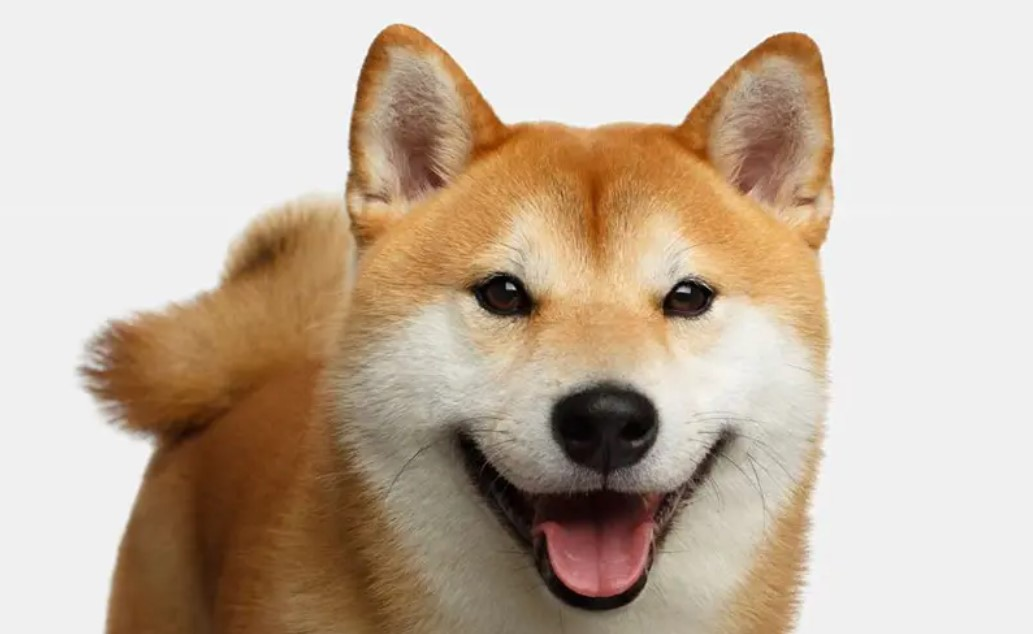
#> input picture lesson/111.jpg, 1033 x 634 px
$ python 'lesson1读取处理图片视频.py'
#> lines starting #> are read from the running program, lines starting #| are printed output that depends on the picture; after the words box and inside, x2 and y2 are one past the last pixel; in counts of white or black regions, pixels touching at a corner belong together
import cv2 as cv2
import numpy as np
import mtools

# 读取图片
img = cv2.imread("111.jpg")
#> img is the input picture: shape (634, 1033, 3); mean B, G, R 162.4, 180.1, 197.3

# 修改尺寸，2种方法
# img = cv2.resize(img, (300, 300))
img = cv2.resize(img, (0, 0), fx=0.5, fy=0.5)
#> img: shape (317, 516, 3)
# print(type(img))
# print(img.shape)

# # 切片切割图片，前面是Y，后面是X
# img2 = img[50:690, 50:700]

# 图形翻转，0垂直，1水平，-1两个都要
img2 = cv2.flip(img, 0)
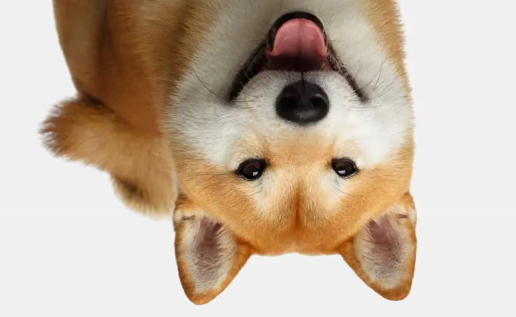
#> img2: shape (317, 516, 3); mean B, G, R 162.4, 180.1, 197.3

# # 将图片转成灰度图
# gray = cv2.cvtColor(img, cv2.COLOR_BGR2GRAY)

# # 高斯模糊，第2个参数，核大小的元组必须都是奇数，第3参数，标准差
# blur = cv2.GaussianBlur(img, (15, 15), 15)

# 取得图片的边缘,2最低门槛值，3为最高门槛，与周围像素差异越大越高
canny = cv2.Canny(img, 200, 250)
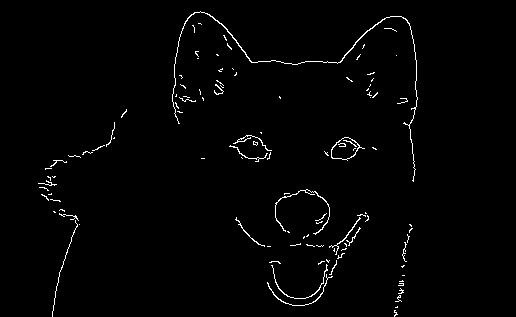
#> canny: shape (317, 516); 1.5% white in thin lines or dots, all inside (x1, y1, x2, y2) = (38, 11, 418, 317)

# 膨胀图片边缘
kernel = np.ones((5, 5), np.uint8)
kernel2 = np.ones((5, 5), np.uint8)
print(kernel)
# 1图片，2kernel，3膨胀次数
dilate = cv2.dilate(canny, kernel, iterations=3)
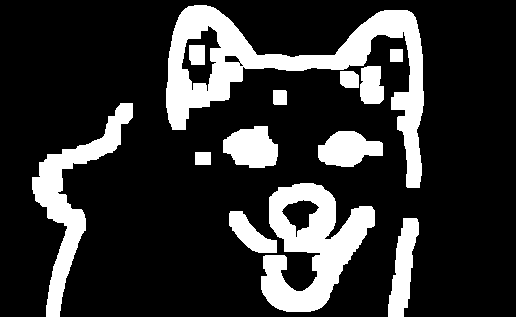
#> dilate: shape (317, 516); 20% white; 13 white regions, largest, box (x1, y1, x2, y2) and area: (166, 5, 424, 188) 11899, (261, 183, 375, 312) 7676, (32, 103, 133, 317) 5105
# 1图片，2kernel，3收缩次数
erode = cv2.erode(dilate, kernel2, iterations=1)
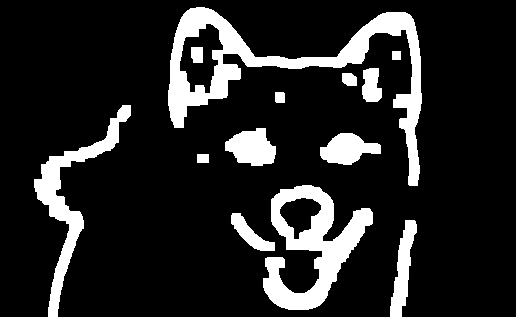
#> erode: shape (317, 516); 14.7% white; 13 white regions, largest, box (x1, y1, x2, y2) and area: (168, 7, 422, 186) 8791, (263, 185, 373, 310) 5824, (34, 105, 131, 317) 3673

# cv2.imshow("img", img)
# cv2.imshow("img2", img2)
# # cv2.imshow("gray", gray)
# # cv2.imshow("blur", blur)
cv2.imshow("canny", canny)
cv2.imshow("dilate", dilate)
# cv2.imshow("erode", erode)

# 显示后等待关闭时间，单位毫秒
cv2.waitKey(10000)

# [20 lines of commented-out code are left out]
